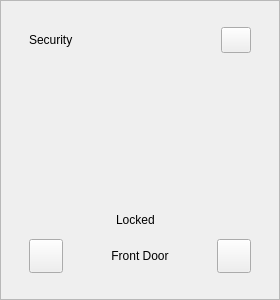
<?xml version='1.0' encoding='utf-8'?>
<ui version="4.0">
 <class>SecurityCard</class>
 <widget class="QWidget" name="SecurityCard">
  <property name="geometry"><rect><x>0</x><y>0</y><width>280</width><height>300</height></rect></property>
  <layout class="QVBoxLayout" name="secRoot">
   <property name="leftMargin"><number>0</number></property><property name="topMargin"><number>0</number></property>
   <property name="rightMargin"><number>0</number></property><property name="bottomMargin"><number>0</number></property>
   <property name="spacing"><number>0</number></property>
   <item>
    <widget class="QFrame" name="securityCard">
     <property name="frameShape"><enum>QFrame::StyledPanel</enum></property>
     <property name="role" stdset="0"><string>card</string></property>
     <layout class="QVBoxLayout" name="secLayout">
      <property name="leftMargin"><number>28</number></property><property name="topMargin"><number>26</number></property>
      <property name="rightMargin"><number>28</number></property><property name="bottomMargin"><number>26</number></property>
      <property name="spacing"><number>12</number></property>
      <item>
       <layout class="QHBoxLayout" name="secHeader">
        <item><widget class="QLabel" name="securityTitle"><property name="text"><string>Security</string></property><property name="role" stdset="0"><string>cardTitle</string></property></widget></item>
        <item><spacer name="secHeaderSpacer"><property name="orientation"><enum>Qt::Horizontal</enum></property><property name="sizeHint" stdset="0"><size><width>40</width><height>20</height></size></property></spacer></item>
        <item><widget class="QPushButton" name="securityMenu"><property name="minimumSize"><size><width>30</width><height>26</height></size></property><property name="maximumSize"><size><width>30</width><height>26</height></size></property><property name="text"><string /></property><property name="role" stdset="0"><string>menuBtn</string></property></widget></item>
       </layout>
      </item>
      <item alignment="Qt::AlignHCenter"><widget class="QLabel" name="shieldIcon"><property name="minimumSize"><size><width>96</width><height>96</height></size></property><property name="maximumSize"><size><width>96</width><height>96</height></size></property><property name="text"><string /></property></widget></item>
      <item><spacer name="secMid"><property name="orientation"><enum>Qt::Vertical</enum></property><property name="sizeHint" stdset="0"><size><width>10</width><height>12</height></size></property></spacer></item>
      <item>
       <layout class="QHBoxLayout" name="switchRow">
        <property name="spacing"><number>10</number></property>
        <item><spacer name="swLeft"><property name="orientation"><enum>Qt::Horizontal</enum></property><property name="sizeHint" stdset="0"><size><width>20</width><height>10</height></size></property></spacer></item>
        <item><widget class="QLabel" name="lockLabel"><property name="text"><string>Locked</string></property><property name="role" stdset="0"><string>lockLabel</string></property></widget></item>
        <item><widget class="QCustomSwitch" name="lockSwitch" native="true" /></item>
        <item><spacer name="swRight"><property name="orientation"><enum>Qt::Horizontal</enum></property><property name="sizeHint" stdset="0"><size><width>20</width><height>10</height></size></property></spacer></item>
       </layout>
      </item>
      <item>
       <layout class="QHBoxLayout" name="doorRow">
        <item><widget class="QPushButton" name="prevDoor"><property name="minimumSize"><size><width>34</width><height>34</height></size></property><property name="maximumSize"><size><width>34</width><height>34</height></size></property><property name="text"><string /></property><property name="role" stdset="0"><string>stepBtn</string></property></widget></item>
        <item><widget class="QLabel" name="doorLabel"><property name="alignment"><set>Qt::AlignCenter</set></property><property name="text"><string>Front Door</string></property><property name="role" stdset="0"><string>stepLabel</string></property></widget></item>
        <item><widget class="QPushButton" name="nextDoor"><property name="minimumSize"><size><width>34</width><height>34</height></size></property><property name="maximumSize"><size><width>34</width><height>34</height></size></property><property name="text"><string /></property><property name="role" stdset="0"><string>stepBtn</string></property></widget></item>
       </layout>
      </item>
     </layout>
    </widget>
   </item>
  </layout>
 </widget>
 <customwidgets>
  <customwidget><class>QCustomSwitch</class><extends>QWidget</extends><header>Custom_Widgets.QCustomSwitch</header><container>0</container></customwidget>
 <customwidget><class>QPushButton</class><extends>QPushButton</extends><header location="global">Custom_Widgets.Theme.h</header><container>1</container></customwidget><customwidget><class>QLabel</class><extends>QLabel</extends><header location="global">Custom_Widgets.Theme.h</header><container>1</container></customwidget></customwidgets>
 <connections />
</ui>
